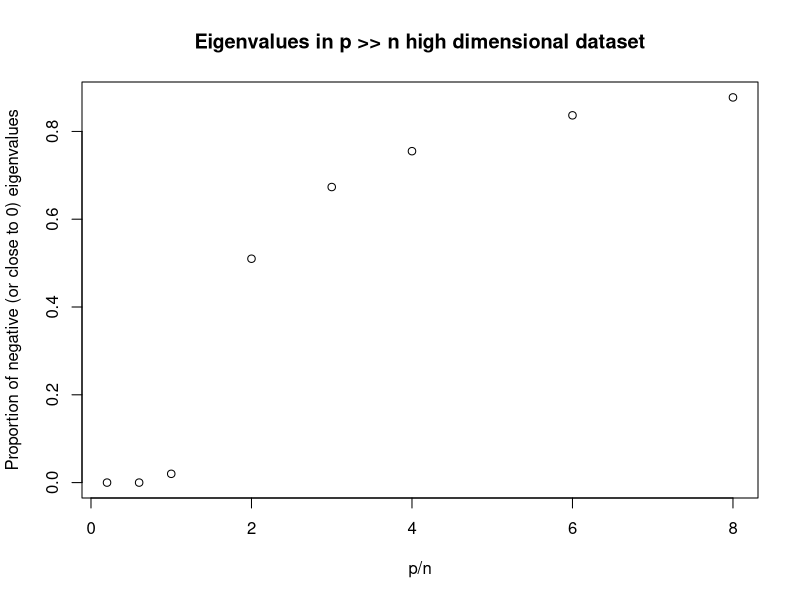

This figure's R source:
# Main theme: Simulation to show that if p >> n, then the variance covariance matrix becomes noiser and noisier, which leads to increasing proportion of negative (or very close to 0) eigenvalues.

# Generate some very high dimensional data (50 data points with p features)
p_list <- c(10,30,50,100,150,200, 300, 400)

p_over_n <- p_list / 50
neg_eigen <- c()

for(p in p_list){
  tested_df <- matrix(NA, ncol = p, nrow = 50)
  colnames(tested_df) <- c(paste0(rep("V",p), 1:p))
  
  tested_df <- data.frame(tested_df)
  for(i in (1:p)){
    sampled_mean <- sample(1:100, 1)
    sampled_sigma <- sample(1:10,1)
    tested_df[i] <- rnorm(50, mean = sampled_mean, sd = sampled_sigma)
    
  }
  
  var_covar_mat <- var(tested_df)
  
  number_violated_eigen <- sum(eigen(var_covar_mat)$values < 10^(-10))
  
  neg_eigen <- c(neg_eigen, number_violated_eigen / p)
  
}

par(mfrow = c(1,1))
plot(p_over_n, neg_eigen, xlab = "p/n", ylab = "Proportion of negative (or close to 0) eigenvalues", main = "Eigenvalues in p >> n high dimensional dataset")
# For our toy examples of 50 observations, as long as p >>n, it will produce a lot of negative or close to 0 eigenvalues, which will affect our inverse matrix estimation
